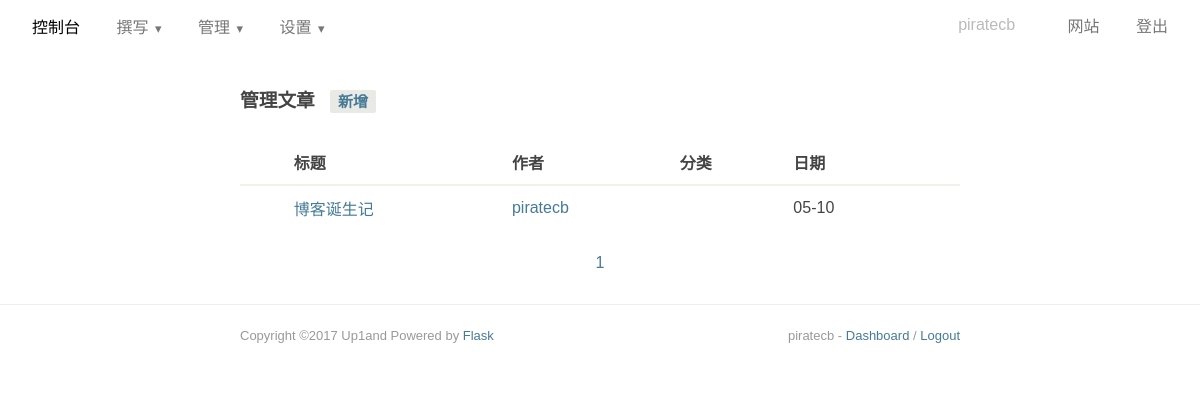
The app's page /dashboard/manage-posts (signed in) with its own data.
### app/models.py (models this page shows, shortened)
class User(db.Model):
    __tablename__ = 'users'
    id = db.Column(db.Integer, primary_key=True)
    username = db.Column(db.String(64), unique=True, index=True)
    nickname = db.Column(db.String(64))
    email = db.Column(db.String(64))
    password_hash = db.Column(db.String)
    token = db.Column(db.String)
    role = db.Column(db.Boolean)
    posts = db.relationship('Post', backref='author', lazy='dynamic')
    @property
    def password(self):
        raise AttributeError('password is not a readable attribute')

class Post(db.Model):
    __tablename__ = 'posts'
    id = db.Column(db.Integer, primary_key=True)
    title = db.Column(db.String(64))
    slug = db.Column(db.String(64))
    content = db.Column(db.String)
    created = db.Column(db.DateTime, default=datetime.datetime.utcnow)
    modified = db.Column(db.DateTime, onupdate=datetime.datetime.utcnow)
    type = db.Column(db.String(10), default='post')
    status = db.Column(db.Boolean)
    order = db.Column(db.Integer, default=0)
    views = db.Column(db.Integer, default=1)
    comment_status = db.Column(db.Boolean)
    author_id = db.Column(db.Integer, db.ForeignKey('users.id'))
    metas = db.relationship('Meta',
                        secondary=post_metas,
                        backref=db.backref('posts', lazy='dynamic'))

### app/dashboard/views.py (the view)
@dashboard.route('/manage-posts')
@login_required
def manage_posts():
    arg_page = request.args.get('page', 1, type=int)
    pagination = Post.query.filter_by(type='post').order_by(Post.created.desc()).paginate(arg_page, per_page=10, error_out=False)
    posts = pagination.items
    return render_template('dashboard/manage_posts.html', posts=posts, pagination=pagination)

### app/models.py (called while the page is built)
@login_manager.user_loader
def load_user(user_id):
    return User.query.get(int(user_id))

### app/templates/dashboard/manage_posts.html (shortened to what this page needs)
{% extends "dashboard/base.html" %}
{% import "_pagination.html" as macros %}
{% block content %}
<div class="manage-posts">
    <h3>管理文章 <a href="{{ url_for('dashboard.write_post') }}">新增</a></h3>
    <div class="table-wrap">
        <table class="list-table">
            <thead>
                <tr>
                    <th> </th>
                    <th>标题</th>
                    <th>作者</th>
                    <th>分类</th>
                    <th>日期</th>
                    <th> </th>
                </tr>
            </thead>
            <tbody>
                {% for post in posts %}
                <tr>
                    <td> </td>
                    <td><a href="{{ url_for('dashboard.edit_post', post_id=post.id) }}">{{ post.title }}</a></td>
                    <td><a href="">{{ post.author.username }}</a></td>
                    <td><a href="">{{ post.metas[0] }}</a></td>
                    <td>{{ post.created|strftime('%m-%d') }}</td>
                    <td><a href="{{ url_for('dashboard.delete_post', post_id=post.id) }}" class="post-delete"> 删除 </a></td>
                </tr>
                {% endfor %}
            </tbody>
        </table>
    </div>
    <nav class="pagination align-center">
    {{ macros.widget(pagination, 'dashboard.manage_posts') }}
    </nav>
</div>
{% endblock %}

### app/templates/dashboard/header.html (shortened to what this page needs)
<div class="header pure-g">
    <div class="wrapper pure-u-1">
        <div class="menu-dashboard">
            <div class="pure-menu pure-menu-horizontal">
                <ul class="pure-menu-list">
                    <li class="pure-menu-item pure-menu-selected"><a href="{{ url_for('dashboard.index') }}" class="pure-menu-link">控制台</a></li>
                    <li class="pure-menu-item pure-menu-has-children pure-menu-allow-hover">
                        <a href="#" class="pure-menu-link">撰写</a>
                    </li>
                    <li class="pure-menu-item pure-menu-has-children pure-menu-allow-hover">
                        <a href="#" class="pure-menu-link">管理</a>
                    </li>
                    <li class="pure-menu-item pure-menu-has-children pure-menu-allow-hover">
                        <a href="#" class="pure-menu-link">设置</a>
                    </li>
                </ul>
            </div>
        </div>
        <div class="menu-profile">
            <div class="pure-menu pure-menu-horizontal">
                <ul class="pure-menu-list">
                    <li class="pure-menu-item pure-menu-disabled"><a href="#" class="pure-menu-link">{{ current_user.username }}</a></li>
                    <li class="pure-menu-item"><a href="{{ url_for('main.index') }}" class="pure-menu-link">网站</a></li>
                    <li class="pure-menu-item"><a href="{{ url_for('main.logout') }}" class="pure-menu-link">登出</a></li>
                </ul>
            </div>
        </div>
    </div>
</div>

### app/templates/footer.html
<div class="footer pure-g">
    <div class="wrapper pure-u-1 pure-u-md-4-5 pure-u-lg-3-5">
        <p>
            Copyright ©2017 Up1and Powered by <a class="banquan" href="https://github.com/pallets/flask">Flask</a>
            <span style="float: right">
                {% if current_user.is_authenticated %}
                {{ current_user.username }} -
                <a href="{{ url_for('dashboard.index') }}">Dashboard</a> /
                <a href="{{ url_for('main.logout') }}">Logout</a>
                {% else %}
                <a href="{{ url_for('main.login') }}">Login</a>
                {% endif %}
            </span>
        </p>
    </div>
</div>

### app/static/css/pure-min.css (style rules this page uses)
.pure-table,table { border-collapse:collapse;border-spacing:0 }
html { font-family:sans-serif;-ms-text-size-adjust:100%;-webkit-text-size-adjust:100% }
body { margin:0 }
article,aside,details,figcaption,figure,footer,header,hgroup,main,menu,nav,section,summary { display:block }
a { background-color:transparent }
.pure-button,.pure-form input:not([type]),.pure-menu { box-sizing:border-box }
legend,td,th { padding:0 }
.pure-g { letter-spacing:-.31em;text-rendering:optimizespeed;font-family:FreeSans,Arimo,"Droid Sans",Helvetica,Arial,sans-serif;display:-webkit-box;display:-webkit-flex;display:-ms-flexbox;display:flex;-webkit-flex-flow:row wrap;-ms-flex-flow:row wrap;flex-flow:row wrap;-webkit-align-content:flex-start;-ms-flex-line-pack:start;align-content:flex-start }
.pure-u,.pure-u-1,.pure-u-1-1,.pure-u-1-12,.pure-u-1-2,.pure-u-1-24,.pure-u-1-3,.pure-u-1-4,.pure-u-1-5,.pure-u-1-6,.pure-u-1-8,.pure-u-10-24,.pure-u-11-12,.pure-u-11-24,.pure-u-12-24,.pure-u-13-24,.pure-u-14-24,.pure-u-15-24,.pure-u-16-24,.pure-u-17-24,.pure-u-18-24,.pure-u-19-24,.pure-u-2-24,.pure-u-2-3,.pure-u-2-5,.pure-u-20-24,.pure-u-21-24,.pure-u-22-24,.pure-u-23-24,.pure-u-24-24,.pure-u-3-24,.pure-u-3-4,.pure-u-3-5,.pure-u-3-8,.pure-u-4-24,.pure-u-4-5,.pure-u-5-12,.pure-u-5-24,.pure-u-5-5,.pure-u-5-6,.pure-u-5-8,.pure-u-6-24,.pure-u-7-12,.pure-u-7-24,.pure-u-7-8,.pure-u-8-24,.pure-u-9-24 { letter-spacing:normal;word-spacing:normal;vertical-align:top;text-rendering:auto;display:inline-block;zoom:1 }
.pure-g [class*=pure-u] { font-family:sans-serif }
.pure-u-1,.pure-u-1-1,.pure-u-24-24,.pure-u-5-5 { width:100% }
.pure-menu-item,.pure-menu-list { position:relative }
.pure-menu-list { list-style:none;margin:0;padding:0 }
.pure-menu-item { padding:0;margin:0;height:100% }
.pure-menu-heading,.pure-menu-link { display:block;text-decoration:none;white-space:nowrap }
.pure-menu-horizontal { width:100%;white-space:nowrap }
.pure-menu-horizontal .pure-menu-list { display:inline-block }
.pure-menu-horizontal .pure-menu-heading,.pure-menu-horizontal .pure-menu-item,.pure-menu-horizontal .pure-menu-separator { display:inline-block;zoom:1;vertical-align:middle }
.pure-menu-has-children>.pure-menu-link:after { padding-left:.5em;content:"\25B8";font-size:small }
.pure-menu-horizontal .pure-menu-has-children>.pure-menu-link:after { content:"\25BE" }
.pure-menu-link { color:#777 }
.pure-menu-disabled,.pure-menu-heading,.pure-menu-link { padding:.5em 1em }
.pure-menu-disabled { opacity:.5 }
.pure-menu-selected .pure-menu-link,.pure-menu-selected .pure-menu-link:visited { color:#000 }

### app/static/css/dashboard.css (style rules this page uses)
html, button, input, select, textarea, .pure-g [class*="pure-u"] { font-family: "Georgia","Xin Gothic","PingFang SC","Hiragino Sans GB","Droid Sans Fallback","Microsoft YaHei",sans-serif; }
body { color: #444; }
a { color: #467B96; text-decoration: none; }
.wrapper { padding-left: 16px; padding-right: 16px; margin: 0 auto; zoom: 1; }
.wrapper:after { display: table; content: ""; clear: both; }
.menu-dashboard { float: left; margin-top: 6px; }
.menu-profile { float: right; }
h3 a { margin-left: 10px; padding: 3px 8px; background: #E9E9E6; font-size: .8em; border-radius: 2px; }
.footer { padding: 10px 0 20px; border-top: 1px solid #eee; color: #999; font-size: 13px; font-family: "Optima","Helvetica Neue",sans-serif; }
.table-wrap { padding-top: 20px; }
.list-table { width: 100%; }
.list-table th { padding: 0 10px 10px; border-bottom: 2px solid #F0F0EC; text-align: left; }
.list-table td { padding: 10px; border-top: 1px solid #F0F0EC; word-break: break-all; position: relative; }
.pagination { margin-top: 1.5em; }

### records on screen
User: username "piratecb"
Post: title "博客诞生记", author.username "piratecb", created|strftime "05-10"

### other values on screen
{{ p }} "1"
